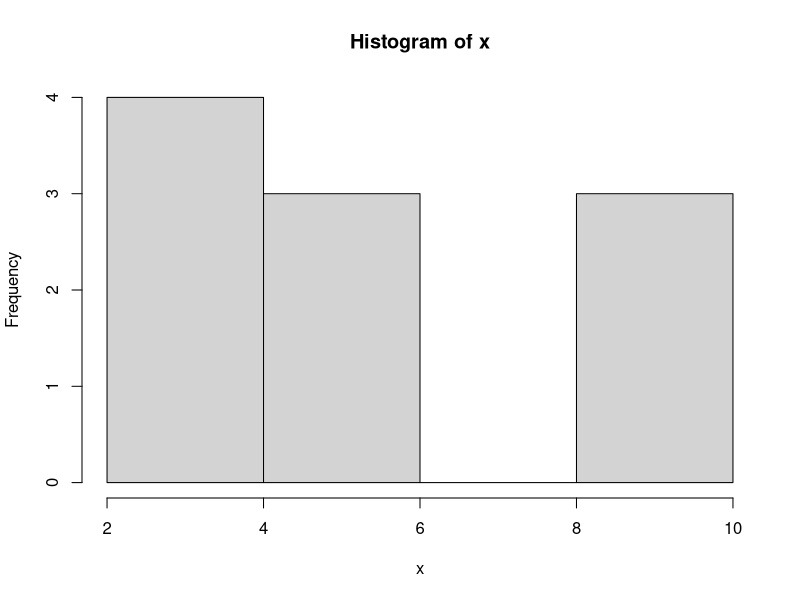

R code for this plot:
## ---- chunk 1
set.seed(123)
x <- sample(x = 1:10, replace=TRUE, size  = 10); x
## ---- chunk 2
hist(x, breaks=3)
